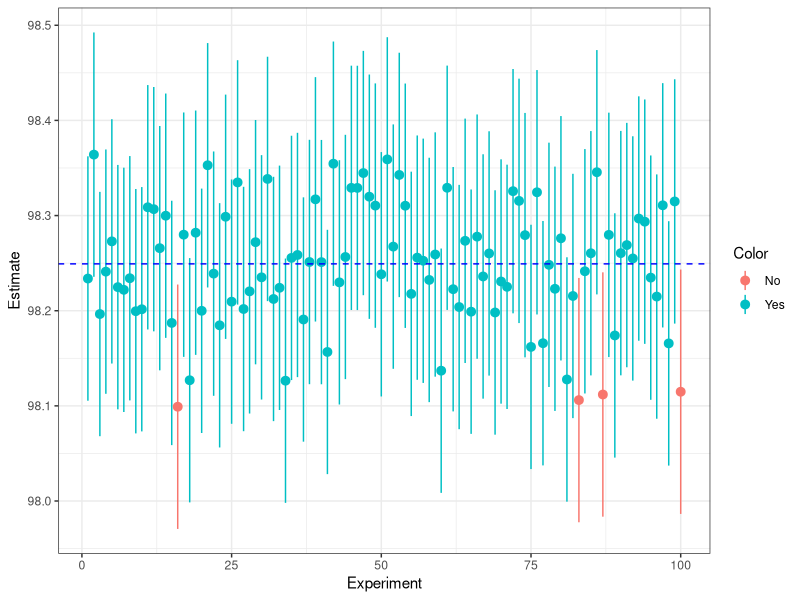

Write the R code that produced this figure.
## ---- chunk 1
knitr::opts_chunk$set(echo = TRUE)
library(dplyr)
library(ggplot2)
bt_samp <- read.csv(here::here("data/body_temp_hr.csv"))
## ---- chunk 2
dim(bt_samp)
head(bt_samp)
summary(bt_samp)
names(bt_samp)
## ---- chunk 3
bt_mean <- mean(bt_samp$body_temp)
bt_sd <- sd(bt_samp$body_temp)
bt_mean
bt_sd
## ---- chunk 4
length(bt_samp)
## ---- chunk 5
class(bt_samp)
## ---- chunk 6
length(bt_samp$body_temp)
## ---- chunk 7
bt_n <- length(bt_samp$body_temp)
bt_sem <- bt_sd / sqrt(bt_n)
bt_sem
## ---- chunk 8
round(c(bt_mean - bt_sem, bt_mean + bt_sem), 3)
## ---- chunk 9
c(bt_mean - bt_sem, bt_mean + bt_sem) %>%
  round(3)
## ---- chunk 10
bt_mean - 2 * bt_sem
bt_mean + 2 * bt_sem
## ---- chunk 11
bt_mean - 3 * bt_sem
bt_mean + 3 * bt_sem
## ---- chunk 12
bt_n
bt_mean
bt_sd
## ---- chunk 13
set.seed(444)
new_bt <- rnorm(n = bt_n, mean = bt_mean, sd = bt_sd)
## ---- chunk 14
new_mean <- mean(new_bt)
new_sd <- sd(new_bt)
new_sem <- new_sd / sqrt(length(new_bt))
new_mean
new_sd
new_sem
# 95% CI
c(new_mean - 2*new_sem, new_mean + 2*new_sem)
## ---- chunk 15
# set.seed so we all have the same numbers
set.seed(2562)
# define our variables
true_mean <- bt_mean
true_sd <- bt_sd
obs_n <- 130

# make a dataframe called "samp" to hold our simulation estimates
samp <- data.frame(Experiment = 1:100,
                   Estimate = numeric(length = 100),
                   SE = numeric(length = 100))

# repeat sample 100 times
for(i in 1:100){
  x <- rnorm(obs_n, true_mean, true_sd)
  samp$Estimate[i] = mean(x)
  samp$SD[i] = sd(x)
  samp$SEM = sd(x)/sqrt(obs_n)
  samp$true_mean = true_mean
}

## ---- chunk 16
# overwrite the old "samp" to include our new variables

samp <- samp %>%
  mutate(
    # Estimate is the mean for our sample
    LCI = Estimate - 2 * SEM, # Lower CI
    UCI = Estimate + 2 * SEM, # Upper CI
    Color = # make a categorical value 
      ifelse(LCI <=true_mean & UCI >= true_mean, "Yes", "No"))
# print out head() of new "samp" to see new variables
head(samp)
## ---- chunk 17
ggplot(samp,
       aes(x = Experiment,
           y = Estimate, 
           ymin = LCI,
           ymax = UCI,
           color = Color)) +
  geom_pointrange() +
  # add reference line for "true" mean
  geom_hline(
    yintercept = true_mean,
    linetype = "dashed",
    color = "blue") +
  theme_bw()
